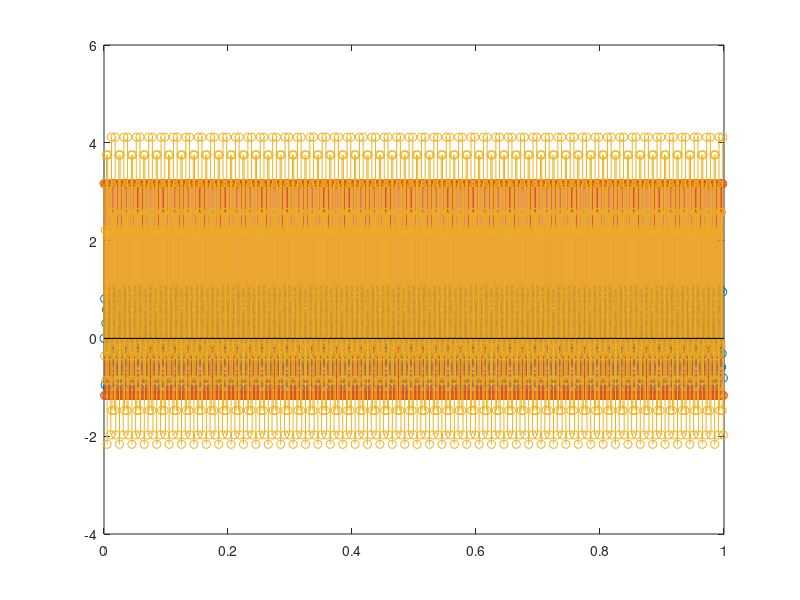

Recreate this plot in MATLAB.
%Opgave 1.1

T=0.5; %Periode eller varighed

Ts = 0.0025; %Sample tid
fs=1/Ts; %Sample frekvens

N=T*fs; %antal samples same as:T/Ts

%Opgave 1.2

T=1; %Periode eller varighed

f0=350; %grund frekvens

fs1=1000; %Sample frekvens
fs2=4000;

N1=T*fs1; %antal samples same as:T/Ts
N2=T*fs2; %antal samples same as:T/Ts

t1 = [0:N1-1]/fs1;   % samme som [0:N1-1]*Ts1!
t2 = [0:N2-1]/fs2;   % samme som [0:N1-1]*Ts1!

s1_1 = sin(f0*2*pi*t1);
s2_1 = sin(f0*2*pi*t2);

stem(s1_1)


%Opgave 1.3

%definationer
f3=500; %frekvens
A=2.5; %amplitude
fase=deg2rad(120); %fase
offset=1; %DC offset
fs=4000;  %sample frekvens
T=1; %tiden



%udregninger

n=T*fs;
t=[0:n-1]/fs;

s3_1 = A*sin(f3*2*pi*t1+fase)+offset;
f1n=f3/fs;

%stem(s3_1);

%opgave  1.4
stem(t1,s1_1)
hold on
stem(t1,s3_1)
stem(t1,s1_1+s3_1)
hold off
